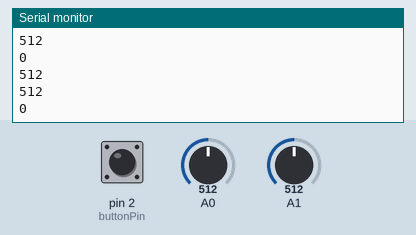
A sketch run on a simulated Arduino Uno, built with avr-gcc and run on an emulated ATmega328P. Shown: the last lines printed to the serial monitor. Inputs (shaded band) come from the test bench; at power-on: A0 = 512, A1 = 512, pin 2 (buttonPin) LOW.

Above: at 1.2 s.
1.3 s: A0 set to 716
At 1.69 s:
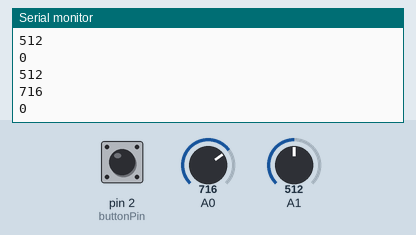
2.8 s: A1 set to 306
At 3.19 s:
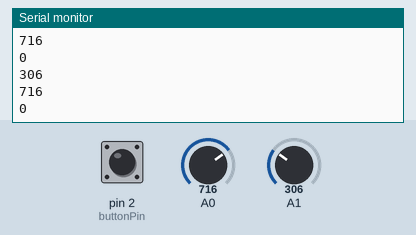
4.3 s: pin 2 (buttonPin) pulled HIGH for 0.3 s
At 4.7 s:
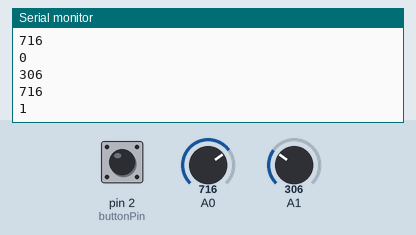
6.1 s: A0 set to 900
At 6.45 s:
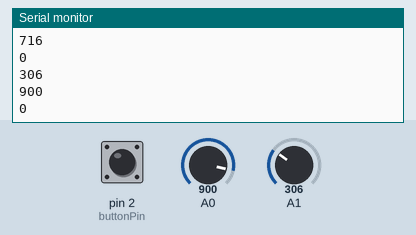
7.6 s: A1 set to 122
At 7.96 s:
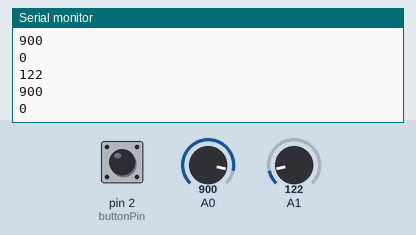
Timing chart, 0 to 10.1 s (numbered marks = the images above; inputs shaded):
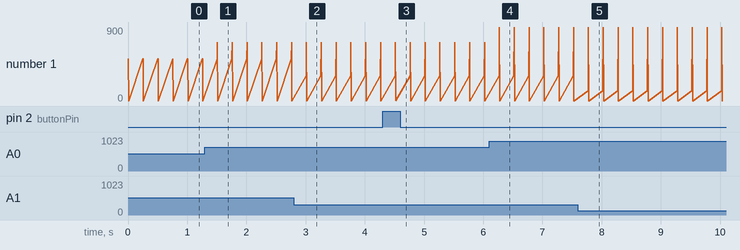

The sketch:

3SensorsSerialoutput.ino
```cpp
const int buttonPin = 2;  // the number of the pushbutton pin
int buttonState = 0;  // variable for reading the pushbutton status


void setup() {
    Serial.begin(9600);
    pinMode(buttonPin, INPUT);
}

void loop() {
    int light = analogRead(A0);
    int poti = analogRead(A1);
    Serial.println(poti);

//    Serial.println("Analog  Value: ");
    Serial.println(light);

    buttonState = digitalRead(buttonPin);
    Serial.println(buttonState);

    delay(250);
}
```

Measured:
- after the input at 1.3 s, the serial monitor: prints a new line after 0.21 s (image 1)
- after the input at 2.8 s, the serial monitor: prints a new line after 0.21 s (image 2)
- after the input at 4.3 s, the serial monitor: prints a new line after 0.22 s (image 3)
- after the input at 6.1 s, the serial monitor: prints a new line after 0.17 s (image 4)
- after the input at 7.6 s, the serial monitor: prints a new line after 0.17 s (image 5)
